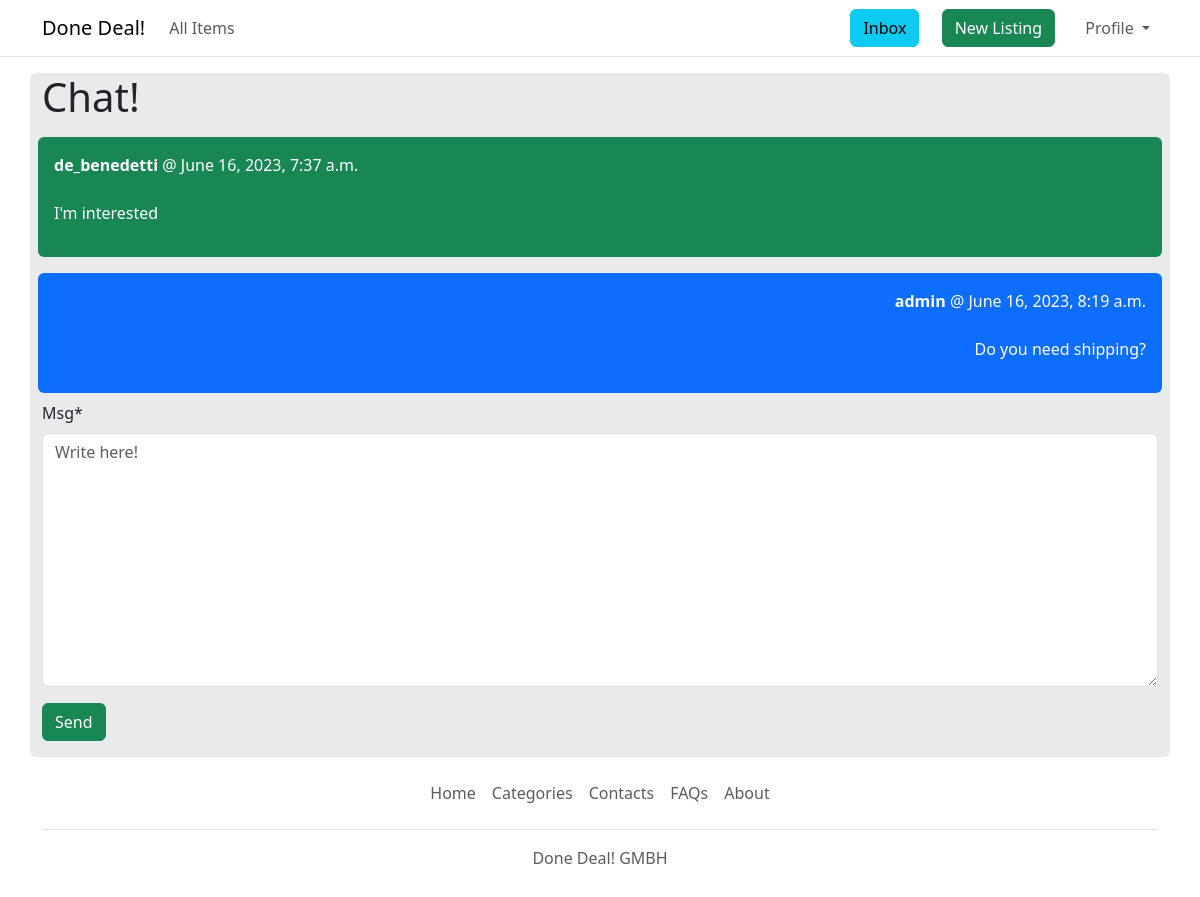
The app's page /inbox/7/ (signed in) with its own data.
### inquiries/models.py (models this page shows)
class InquiryMessage(models.Model):
    approach = models.ForeignKey(Inquiry, related_name='messages', on_delete=models.CASCADE)
    msg = models.TextField()
    sent_at = models.DateTimeField(auto_now_add=True)
    sent_by = models.ForeignKey(settings.AUTH_USER_MODEL, related_name='sender', on_delete=models.CASCADE)

### accounts/models.py (models this page shows)
class CustomUser(AbstractUser, PermissionsMixin):
    name = models.CharField(max_length=255)
    surname = models.CharField(max_length=255)
    date_of_birth = models.DateField(blank=True, null=True)
    photo = models.ImageField(upload_to='profile_pics/', blank=True, null=True)
    email = models.EmailField(unique=True)
    REQUIRED_FIELDS = ['name', 'surname', 'date_of_birth', 'email']
    objects = CustomUserManager()

### inquiries/views.py (the view)
# urls.py: path('<int:pk>/', views.chat, name='chat'),
@login_required
def chat(request, pk):
    inquiry = Inquiry.objects.filter(users__in=[request.user.id]).get(pk=pk)
    if request.method == 'POST':
        form = InquiryMessageForm(request.POST)
        if form.is_valid():
            inquiry_message = form.save(commit=False)
            inquiry_message.approach = inquiry
            inquiry_message.sent_by = request.user
            inquiry_message.save()
            inquiry.save()
            return redirect('inquiry:chat', pk=pk)
    else:
        form = InquiryMessageForm()
    return render(request, 'inquiries/chat.html', {
        'inquiry': inquiry,
        'form': form
    })

### inquiries/forms.py
class InquiryMessageForm(forms.ModelForm):
    class Meta:
        model = InquiryMessage
        fields = ('msg',)
        widgets = {
            'msg': forms.Textarea(attrs={
                'placeholder': 'Write here!'
            })
        }

### inquiries/templates/inquiries/chat.html (shortened to what this page needs)
{% extends 'core/base.html' %}
{% load crispy_forms_filters %}
{% load crispy_forms_tags %}
{% block content %}
    <div class="container pb-3 mt-3 bg-secondary rounded" style="--bs-bg-opacity: .15;">
        <h1 class="mb-6 text-3xl">Chat!</h1>
        <div>
            {% for message in inquiry.messages.all %}
                <div class="row p-2">
                    <div class="rounded text-white p-3 {% if message.sent_by == request.user %}bg-primary text-white text-end{% else %}bg-success {% endif %}">
                        <div>
                            <p class="mb-4"><strong>{{ message.sent_by.username }}</strong> @ {{ message.sent_at }}</p>
                            <p>{{ message.msg }}</p>
                        </div>
                    </div>
                </div>
            {% endfor %}
        </div>
        <form method="post" action="." class="mt-6">
            {{ form | crispy }}
            <button class="btn btn-success">Send</button>
        </form>
    </div>
{% endblock %}

### records on screen
InquiryMessage: sent_by.username "de_benedetti", sent_at "June 16, 2023, 7:37 a.m.", msg "I'm interested"
InquiryMessage: sent_by.username "admin", sent_at "June 16, 2023, 8:19 a.m.", msg "Do you need shipping?"
